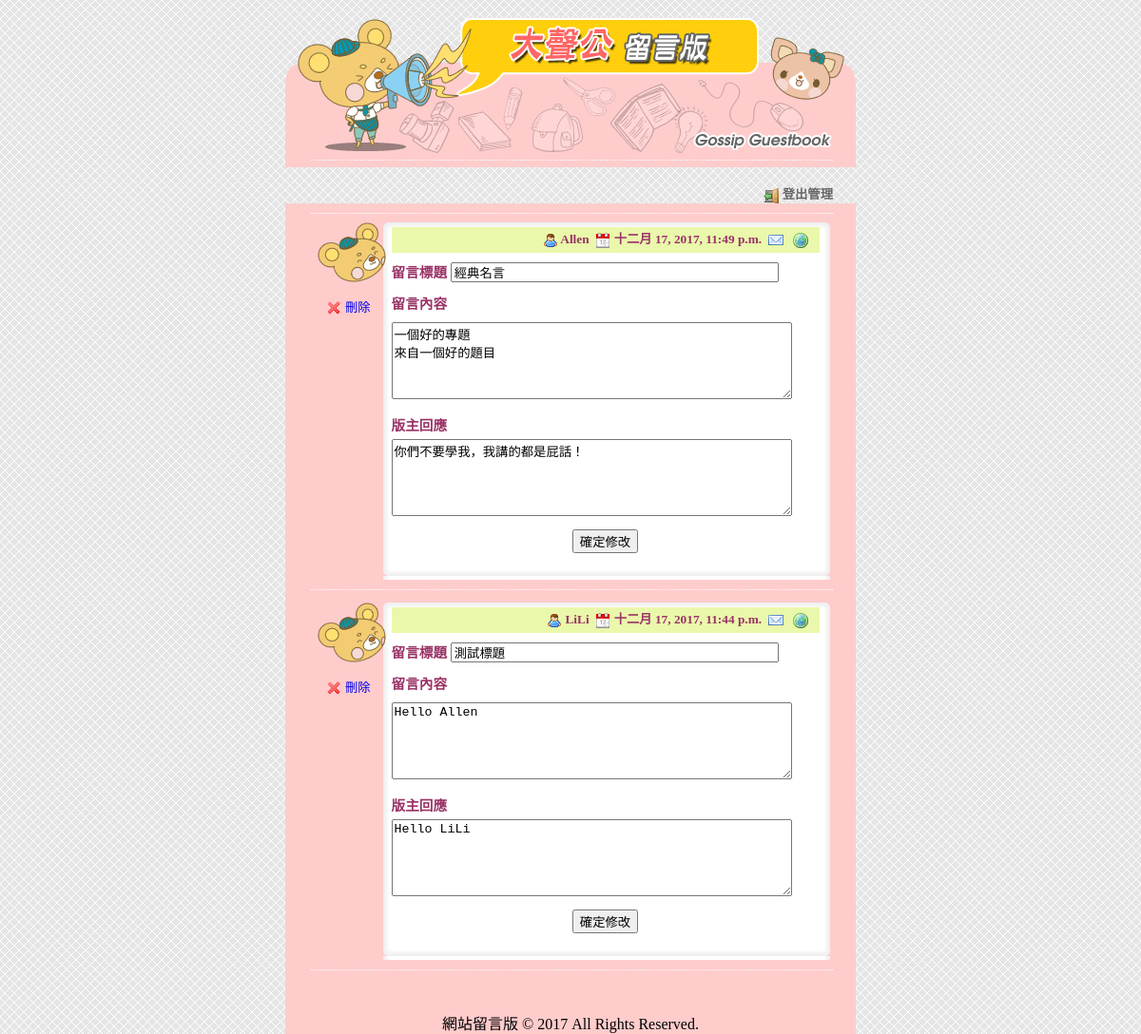
Page /adminmain/ on the committed database.
### boardapp/models.py (models this page shows, shortened)
class BoardUnit(models.Model):
    b_name = models.CharField(max_length=20, null=False)
    b_gender = models.CharField(max_length=2, default='m', null=False)
    b_title = models.CharField(max_length=100, null=False)
    b_time = models.DateTimeField(auto_now=True)
    b_mail = models.EmailField(max_length=100, blank=True, default='')
    b_web = models.URLField(max_length=200, blank=True, default='')
    b_content = models.TextField(null=False)
    b_response = models.TextField(blank=True, default='')

### boardapp/views.py (the view, shortened to what this page needs)
# urls.py: path('adminmain/', views.adminmain),                    # 管理首頁
def adminmain(request, page_index=None):
    global page
    board_all = models.BoardUnit.objects.all().order_by('-id')      # 所有資料
    page_size = 3                                                   # 每頁資料數
    total_size = len(board_all)                                     # 資料總數
    total_page = math.ceil(total_size/page_size)                    # 總頁數
    if page_index == None:
        page = 0
        board_records = models.BoardUnit.objects.all().order_by(
            '-id')[:page_size]                                      # 取出前三筆資料
    elif page_index == 'pre':                                       # 上一頁操作
        start = (page-1) * page_size                                # 上一頁第一筆資料
        if start >= 0:                                              # 如果上一頁有資料就顯示
            board_records = models.BoardUnit.objects.all().order_by(
                '-id')[start:(start+page_size)]
            page -= 1
    elif page_index == 'next':                                      # 下一頁操作
        start = page * page_size                                    # 下一頁第一筆資料
        if start < total_size:                                      # 如果下一頁有資料就顯示
            board_records = models.BoardUnit.objects.all().order_by(
                '-id')[start:(start+page_size)]
            page += 1
    elif page_index == 'back':                                      # 確定修改完成後操作
        start = page * page_size
        board_records = models.BoardUnit.objects.all().order_by(    # 取出修改完的資料
            '-id')[start:(start+page_size)]
    current_page = page + 1
    return render(request, 'adminmain.html', locals())

### templates/adminmain.html (shortened to what this page needs)
{% extends 'baseadmin.html' %}
{% load staticfiles %}
{% block content %}
    </td>
  </tr>
  {% for record in board_records %}
    <tr>
      <td background="{% static 'images/g_r3_c3.png' %}">
        <table width="545" border="0" align="center" cellpadding="0" cellspacing="0" background="{% static 'images/g_r5_c4.png' %}">
          <tr>
            <td valign="top" style="background:url({% static 'images/g_r4_c4.png' %}); background-repeat:no-repeat;">
              <form action="/adminmain/{{record.id}}/" method="post">
                <div class="floorDiv">
                  {% if record.b_gender == "m" %}
                    <img src="{% static 'images/boy.png' %}" width="72" height="63">
                  {% else %}
                    <img src="{% static 'images/girl.png' %}" width="72" height="63">
                  {% endif %}
                  <a href="/delete/{{record.id}}/">
                    <img src="{% static 'images/cross.png' %}" width="16" height="16" border="0" align="absmiddle">
                    刪除
                  </a>
                </div>
                <div class="contentDiv">
                  <p class="editor">
                    <img src="{% static 'images/user.png' %}" width="16" height="16" align="absmiddle">
                    {{record.b_name}}&nbsp;
                    <img src="{% static 'images/date.png' %}" width="16" height="16" align="absmiddle">
                    {{record.b_time}}&nbsp;
                    <a href="mailto:{{record.b_mail}}" target="_blank">
                      <img src="{% static 'images/email.png' %}" width="16" height="16" border="0" align="absmiddle">
                    </a>
                    <a href="{{record.b_web}}" target="_blank">
                      <img src="{% static 'images/world.png' %}" width="16" height="16" border="0" align="absmiddle">
                    </a>
                  </p>
                  <p class="title">
                    留言標題
                    <input type="text" name="board_title" value="{{record.b_title}}" id="board_title" size="40" style="margin-top: 5px;">
                  </p>
                  <p class="title">
                    留言內容
                    <textarea name="board_content" rows="5" cols="50" id="board_content" style="margin-top: 5px;">{{record.b_content}}</textarea>
                  </p>
                  <p class="title">
                    版主回應
                    <textarea name="board_response" rows="5" cols="50" id="board_response">{{record.b_response}}</textarea>
                  </p>
                  <p align="center">
                    <input type="submit" name="button" value="確定修改" id="button">
                  </p>
                </div>
              </form>
            </td>
          </tr>
          <tr>
            <td>
              <img src="{% static 'images/g_r7_c4.png' %}" width="545" height="12" border="0" >
            </td>
          </tr>
        </table>
        <span class="functionDiv">
          <img src="{% static 'images/g_r9_c3.png' %}" width="600" height="20" border="0">
        </span>
      </td>
    </tr>
  {% endfor %}
    <tr>
      <td background="{% static 'images/g_r3_c3.png' %}">
        <div class="pagebutton">
        </div>
      </td>
    </tr>
    <tr>
      <td background="{% static 'images/g_r3_c3.png' %}">
{% endblock %}

### static/css/style.css (style rules this page uses)
html, body { margin: 0; padding: 0; height: 100%; border: none; }
body { margin-left: 0px; margin-top: 0px; margin-right: 0px; margin-bottom: 0px; background-image: url(images/bg.gif); }
form { margin: 0px; }
.contentDiv { float: left; width: 450px; margin-top: 0px; margin-right: 10px; margin-bottom: 0px; margin-left: 10px; }
.contentDiv .title { font-family: Microsoft JhengHei; font-size: 11pt; line-height: 28px; font-weight: bold; color: #993366; margin-top: 0px; margin-bottom: 5px; }
.contentDiv p { font-family: Microsoft JhengHei; font-size: 10pt; line-height: 150%; margin-top: 0px; margin-bottom: 10px; }
.contentDiv .editor { font-family: Microsoft JhengHei; font-size: 10pt; line-height: 120%; font-weight: bold; color: #993366; text-align: right; background-color: #EAF8AB; padding: 5px; margin-top: 5px; margin-right: 0px; margin-bottom: 5px; margin-left: 0px; }
.contentDiv .editor a { font-family: Microsoft JhengHei; color: #063; text-decoration: none; }
.functionDiv { font-size: 10pt; line-height: 0px; color: #666; }
.floorDiv { width: 48px; padding-right: 20px; float: left; height: 64px; padding-left: 6px; }
.floorDiv a { font-family: Arial, Helvetica, sans-serif; font-size: 10pt; text-decoration: none; text-align:center; width: 66px; margin:2px auto; padding-top:10px; display: block; }
.pagebutton { height: 30px; margin-right: auto; margin-left: auto; text-align: center; }

### rows in the picture
BoardUnit: b_name "Allen", b_time "十二月 17, 2017, 11:49 p.m.", board_title "經典名言", board_content "一個好的專題 來自一個好的題目", board_response "你們不要學我，我講的都是屁話！"
BoardUnit: b_name "LiLi", b_time "十二月 17, 2017, 11:44 p.m.", board_title "測試標題", board_content "Hello Allen", board_response "Hello LiLi"
